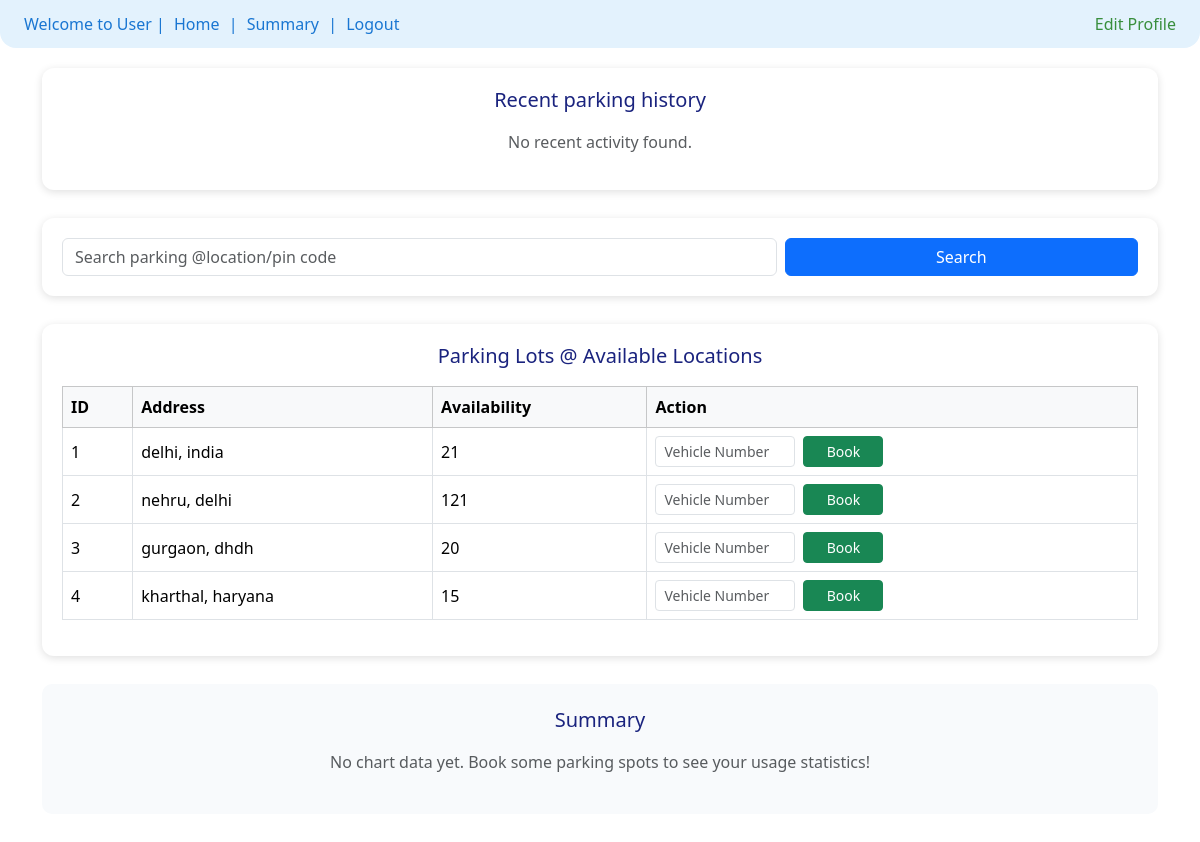
Screenshot of /dashboard (signed in) with the database file from the repository.
### models.py (models this page shows)
class ParkingLot(db.Model):
    __tablename__ = "ParkingLot"
    id = db.Column(db.Integer , primary_key=True)
    Location_Name = db.Column(db.String , nullable = False)
    Address_name = db.Column(db.String , nullable = False)
    PRICE = db.Column(db.Integer , nullable = False)
    Maximum_Number_Spots = db.Column(db.Integer , nullable = False)
    available_spots = db.relationship("ParkingSpot" , backref = "belong_to_lot" , cascade = "all, delete")

### app.py (the view, shortened to what this page needs)
@app.route('/dashboard', methods=['GET', 'POST'])
def dashboard():
    if 'user_id' not in session:
        flash('Please login first', 'warning')
        return redirect(url_for('user_login'))
    user = VehicleUser.query.get(session['user_id'])
    if not user:
        session.clear()
        flash('Invalid session', 'danger')
        return redirect(url_for('user_login'))
    lots = ParkingLot.query.all()
    search_query = ""
    reservations = user.user_reservations
    chart_url = None
    return render_template('dashboard.html', user=user, lots=lots, search_query=search_query, chart_url=chart_url)

### templates/dashboard.html (shortened to what this page needs)
<!DOCTYPE html>
<html lang="en">
<head>
    <link href="https://cdn.jsdelivr.net/npm/bootstrap@5.3.3/dist/css/bootstrap.min.css" rel="stylesheet">
</head>
<body>
    <div class="nav-bar px-4 d-flex justify-content-between align-items-center">
        <div class="nav-left">
            Welcome to User |
            <a href="/dashboard">Home</a> |
            <a href="#summary">Summary</a> |
            <a href="/logout">Logout</a>
        </div>
        <div class="nav-right">
            <a href="/profile">Edit Profile</a>
        </div>
    </div>
    <div class="container">
        <div class="dashboard-section">
            <h5 class="section-title">Recent parking history</h5>
            {% if user.user_reservations %}
            <table class="table table-bordered table-hover">
                <thead class="table-light">
                    <tr>
                        <th>ID</th>
                        <th>Location</th>
                        <th>Vehicle_no</th>
                        <th>Timestamp</th>
                        <th>Action</th>
                    </tr>
                </thead>
                <tbody>
                {% for res in user.user_reservations[-5:] %}
                    <tr>
                        <td>{{ res.Reservation_Id }}</td>
                        <td>{{ res.allocated_spot.belong_to_lot.Location_Name }}</td>
                        <td>{{ res.Vehicle_Number }}</td>
                        <td>
                            {% if res.Entry_Time %}
                                {{ res.Entry_Time.strftime('%d/%m/%Y %H:%M') }}
                            {% else %}-{% endif %}
                        </td>
                        <td>
                            {% if not res.Exit_Time %}
                            <form action="{{ url_for('release_spot', reservation_id=res.Reservation_Id) }}" method="POST" style="display:inline;">
                                <button type="submit" class="btn btn-warning btn-sm btn-action">Release</button>
                            </form>
                            {% else %}
                                <span class="badge bg-success badge-custom">Parked Out</span>
                            {% endif %}
                        </td>
                    </tr>
                {% endfor %}
                </tbody>
            </table>
            {% else %}
            <p class="text-muted text-center">No recent activity found.</p>
            {% endif %}
        </div>
        <div class="dashboard-section">
            <form method="POST" class="row g-2">
                <div class="col-md-8">
                    <input type="text" name="search_location" class="form-control"
                           placeholder="Search parking @location/pin code" value="{{ search_query or '' }}">
                </div>
                <div class="col-md-4">
                    <button type="submit" class="btn btn-primary w-100">Search</button>
                </div>
            </form>
        </div>
        <div class="dashboard-section">
            <h5 class="section-title">Parking Lots @ Available Locations</h5>
            {% if lots %}
            <table class="table table-bordered table-hover">
                <thead class="table-light">
                    <tr>
                        <th>ID</th>
                        <th>Address</th>
                        <th>Availability</th>
                        <th>Action</th>
                    </tr>
                </thead>
                <tbody>
                    {% for lot in lots %}
                    {% set available_count = lot.available_spots|selectattr('Current_Status', 'equalto', 'A')|list|length %}
                    <tr>
                        <td>{{ lot.id }}</td>
                        <td>{{ lot.Location_Name }}, {{ lot.Address_name }}</td>
                        <td>{{ available_count }}</td>
                        <td>
                            {% if available_count > 0 %}
                                {% set first_spot = lot.available_spots|selectattr('Current_Status', 'equalto', 'A')|first %}
                                {% if first_spot %}
                                <form action="{{ url_for('reserve_spot', spot_id=first_spot.Spot_Id) }}" method="POST" class="d-flex">
                                    <input type="text" name="Vehicle_Number" placeholder="Vehicle Number"
                                           required class="form-control form-control-sm me-2" style="max-width:140px;">
                                    <button type="submit" class="btn btn-success btn-sm btn-action">Book</button>
                                </form>
                                {% endif %}
                            {% else %}
                                <span class="text-danger">No spots available</span>
                            {% endif %}
                        </td>
                    </tr>
                    {% endfor %}
                </tbody>
            </table>
            {% else %}
            <p class="text-muted text-center">No parking lots found for your search.</p>
            {% endif %}
        </div>
        <div class="chart-area" id="summary">
            <h5 class="section-title">Summary</h5>
            {% if chart_url %}
                <img alt="Your Parking Chart" style="max-width:500px; height:auto;">
            {% else %}
                <p class="text-muted">No chart data yet. Book some parking spots to see your usage statistics!</p>
            {% endif %}
        </div>
    </div>
</body>
</html>

### templates/dashboard.html (style rules this page uses)
.nav-bar { background: #e3f2fd; padding: 12px 0; border-radius: 0 0 16px 16px; margin-bottom: 20px; }
.nav-bar .nav-left { font-weight: 500; color: #1976d2; }
.nav-bar .nav-left a { color: #1976d2; text-decoration: none; margin: 0 5px; }
.nav-bar .nav-right { color: #388e3c; }
.nav-bar .nav-right a { color: #388e3c; text-decoration: none; }
.dashboard-section { background: #fff; border-radius: 12px; box-shadow: 0 2px 8px #e0e0e0; margin-bottom: 28px; padding: 20px; }
.section-title { color: #1a237e; margin-bottom: 18px; text-align: center; }
.table th, .table td { vertical-align: middle; }
.btn-action { min-width: 80px; }
.chart-area { background: #f8fafc; border-radius: 10px; padding: 24px; margin-bottom: 28px; text-align: center; }

### rows the page displays
ParkingLot: id "1", Location_Name "delhi", Address_name "india", available_count "21"
ParkingLot: id "2", Location_Name "nehru", Address_name "delhi", available_count "121"
ParkingLot: id "3", Location_Name "gurgaon", Address_name "dhdh", available_count "20"
ParkingLot: id "4", Location_Name "kharthal", Address_name "haryana", Maximum_Number_Spots "15"
